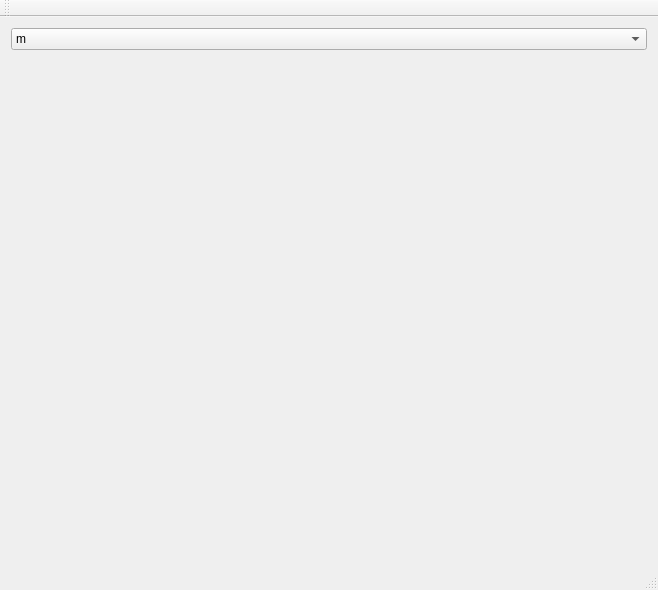
<?xml version="1.0" encoding="UTF-8"?>
<ui version="4.0">
 <class>MainWindowClass</class>
 <widget class="QMainWindow" name="MainWindowClass">
  <property name="geometry">
   <rect>
    <x>0</x>
    <y>0</y>
    <width>658</width>
    <height>590</height>
   </rect>
  </property>
  <property name="windowTitle">
   <string>MainWindow</string>
  </property>
  <widget class="QWidget" name="centralWidget">
   <layout class="QGridLayout" name="gridLayout">
    <item row="1" column="0">
     <widget class="QLabel" name="label">
      <property name="text">
       <string/>
      </property>
     </widget>
    </item>
    <item row="0" column="0">
     <widget class="QComboBox" name="comboBox">
      <item>
       <property name="text">
        <string>m</string>
       </property>
      </item>
      <item>
       <property name="text">
        <string>m-416</string>
       </property>
      </item>
      <item>
       <property name="text">
        <string>g</string>
       </property>
      </item>
      <item>
       <property name="text">
        <string>ELite0_320</string>
       </property>
      </item>
      <item>
       <property name="text">
        <string>ELite1_416</string>
       </property>
      </item>
      <item>
       <property name="text">
        <string>ELite2_512</string>
       </property>
      </item>
      <item>
       <property name="text">
        <string>RepVGG-A0_416</string>
       </property>
      </item>
     </widget>
    </item>
   </layout>
  </widget>
  <widget class="QMenuBar" name="menuBar">
   <property name="geometry">
    <rect>
     <x>0</x>
     <y>0</y>
     <width>658</width>
     <height>26</height>
    </rect>
   </property>
  </widget>
  <widget class="QToolBar" name="mainToolBar">
   <attribute name="toolBarArea">
    <enum>TopToolBarArea</enum>
   </attribute>
   <attribute name="toolBarBreak">
    <bool>false</bool>
   </attribute>
  </widget>
  <widget class="QStatusBar" name="statusBar"/>
 </widget>
 <layoutdefault spacing="6" margin="11"/>
 <resources>
  <include location="mainwindow.qrc"/>
 </resources>
 <connections/>
</ui>
